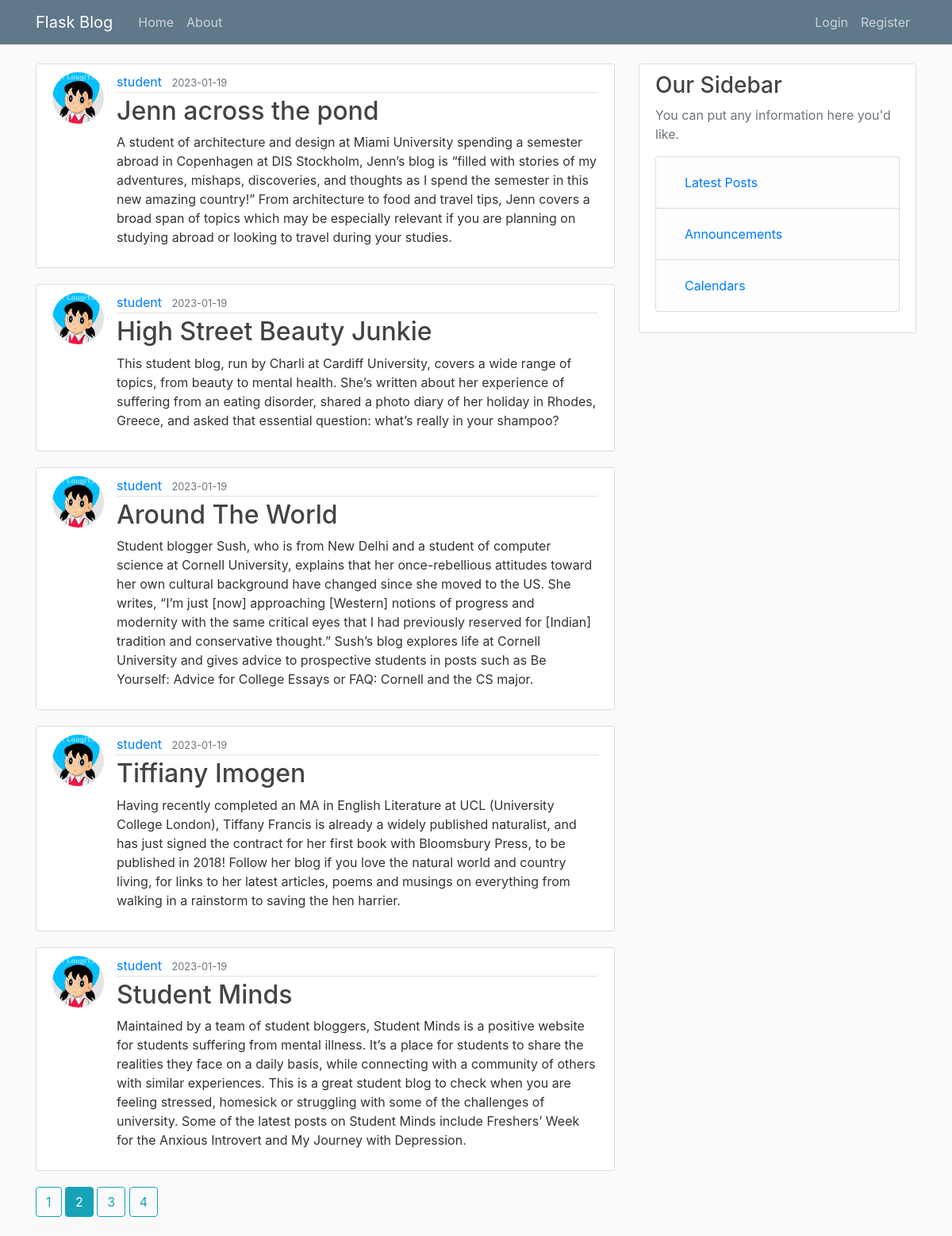
The page /home?page=2 on the database its author committed.
### flaskblog/models.py (models this page shows, shortened)
class Post(db.Model):
    id = db.Column(db.Integer, primary_key=True)
    title = db.Column(db.String(100), nullable=False)
    date_posted = db.Column(db.DateTime, nullable=False, default=datetime.utcnow)
    content = db.Column(db.Text, nullable=False)
    user_id = db.Column(db.Integer, db.ForeignKey('user.id'), nullable=False)

class User(db.Model, UserMixin):
    id = db.Column(db.Integer, primary_key=True)
    username = db.Column(db.String(20), unique=True, nullable=False)
    email = db.Column(db.String(120), unique=True, nullable=False)
    image_file = db.Column(db.String(20), nullable=False, default='default.jpg')
    password = db.Column(db.String(60), nullable=False)
    posts = db.relationship('Post', backref='author', lazy=True)
    """def get_reset_token(self, expires_sec=1800):
        s = Serializer(app.config['SECRET_KEY'], expires_sec)
        return s.dumps({'user_id': self.id}).decode('utf-8')

    @staticmethod
    def verify_reset_token(token):
        s = Serializer(app.config['SECRET_KEY'])
        try:
            user_id = s.loads(token)['user_id']
        except:
            return None
        return User.query.get(user_id)

    def __repr__(self):
        return f"User('{self.username}', '{self.email}', '{self.image_file}')"




    def __repr__(self):
        return f"User('{self.username}', '{self.email}', '{self.image_file}')"
"""

### flaskblog/main/routes.py (the view)
@main.route("/")
@main.route("/home")
def home():
    page = request.args.get('page', 1, type=int)
    posts = Post.query.order_by(Post.date_posted.desc()).paginate(page = page, per_page=5)
    return render_template('home.html', posts=posts)

### flaskblog/templates/home.html
{% extends "layout.html" %}
{% block content %}
    {% for post in posts.items %}
        <article class="media content-section">
          <img class="rounded-circle article-img" src="{{ url_for('static', filename='profile_pics/' + post.author.image_file) }}">
          <div class="media-body">
            <div class="article-metadata">
              <a class="mr-2" href="{{ url_for('users.user_posts', username=post.author.username) }}">{{ post.author.username }}</a>
              <small class="text-muted">{{ post.date_posted.strftime('%Y-%m-%d') }}</small>
            </div>
            <h2><a class="article-title" href="{{ url_for('posts.post', post_id=post.id) }}">{{ post.title }}</a></h2>
            <p class="article-content">{{ post.content }}</p>
          </div>
        </article>
    {% endfor %}
    {% for page_num in posts.iter_pages(left_edge=1, right_edge=1, left_current=1, right_current=2) %}
      {% if page_num %}
        {% if posts.page == page_num %}
          <a class="btn btn-info mb-4" href="{{ url_for('main.home', page=page_num) }}">{{ page_num }}</a>
        {% else %}
          <a class="btn btn-outline-info mb-4" href="{{ url_for('main.home', page=page_num) }}">{{ page_num }}</a>
        {% endif %}
      {% else %}
        ...
      {% endif %}
    {% endfor %}
{% endblock content %}

### flaskblog/static/main.css (style rules this page uses)
body { background: #fafafa; color: #333333; margin-top: 5rem; }
h1, h2, h3, h4, h5, h6 { color: #444444; }
.content-section { background: #ffffff; padding: 10px 20px; border: 1px solid #dddddd; border-radius: 3px; margin-bottom: 20px; }
.article-title { color: #444444; }
.article-content { white-space: pre-line; }
.article-img { height: 65px; width: 65px; margin-right: 16px; }
.article-metadata { padding-bottom: 1px; margin-bottom: 4px; border-bottom: 1px solid #e3e3e3 }

### rows shown on the page
Post: image_file (picture), author.username "student", date_posted "2023-01-19", title "Jenn across the pond", content "A student of architecture and design at Miami University spending a semester abroad in Copenhagen at DIS Stockholm, Jenn’s blog is “filled with stories of my adventures, mishaps, discoveries, and thoughts as I spend the semester in this new amazing country!” From architecture to food and travel tips, Jenn covers a broad span of topics which may be especially relevant if you are planning on studying abroad or looking to travel during your studies."
Post: image_file (picture), author.username "student", date_posted "2023-01-19", title "High Street Beauty Junkie", content "This student blog, run by Charli at Cardiff University, covers a wide range of topics, from beauty to mental health. She’s written about her experience of suffering from an eating disorder, shared a photo diary of her holiday in Rhodes, Greece, and asked that essential question: what’s really in your shampoo?"
Post: image_file (picture), author.username "student", date_posted "2023-01-19", title "Around The World", content "Student blogger Sush, who is from New Delhi and a student of computer science at Cornell University, explains that her once-rebellious attitudes toward her own cultural background have changed since she moved to the US. She writes, “I’m just [now] approaching [Western] notions of progress and modernity with the same critical eyes that I had previously reserved for [Indian] tradition and conservative thought.” Sush’s blog explores life at Cornell University and gives advice to prospective students in posts such as Be Yourself: Advice for College Essays or FAQ: Cornell and the CS major."
Post: image_file (picture), author.username "student", date_posted "2023-01-19", title "Tiffiany Imogen", content "Having recently completed an MA in English Literature at UCL (University College London), Tiffany Francis is already a widely published naturalist, and has just signed the contract for her first book with Bloomsbury Press, to be published in 2018! Follow her blog if you love the natural world and country living, for links to her latest articles, poems and musings on everything from walking in a rainstorm to saving the hen harrier."
Post: image_file (picture), author.username "student", date_posted "2023-01-19", title "Student Minds", content "Maintained by a team of student bloggers, Student Minds is a positive website for students suffering from mental illness. It’s a place for students to share the realities they face on a daily basis, while connecting with a community of others with similar experiences. This is a great student blog to check when you are feeling stressed, homesick or struggling with some of the challenges of university. Some of the latest posts on Student Minds include Freshers’ Week for the Anxious Introvert and My Journey with Depression."

### other values the page prints
{{ page_num }} "1" "3" "4"
{{ page_num }} "2"
